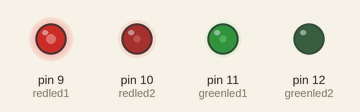
Simulated run of this sketch. Board: Arduino Uno, built with avr-gcc and run on an emulated ATmega328P. Shown: output pins drawn as LEDs (lit = HIGH).

Above: at 0.05 s.
Timing chart, 0 to 3.0 s (numbered marks = the images above):
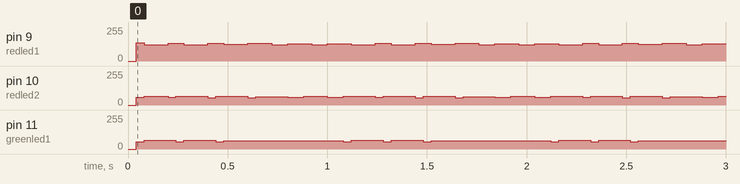

Measured:
- by itself, pin 11 (greenled1): repeats every 1.0 s: 66/255 0.16 s, 56/255 0.04 s, 64/255 0.16 s, 56/255 0.04 s, 62/255 0.60 s, 56/255 0.04 s
- by itself, pin 10 (redled2): repeats every 1.0 s: 66/255 0.12 s, 57/255 0.04 s, 66/255 0.16 s, 55/255 0.04 s, 65/255 0.16 s, 55/255 0.04 s, 63/255 0.16 s, 57/255 0.08 s, 66/255 0.12 s, 59/255 0.08 s
- by itself, pin 9 (redled1): repeats every 1.0 s: 121/255 0.12 s, 132/255 0.08 s, 123/255 0.12 s, 132/255 0.08 s, 125/255 0.12 s, 132/255 0.12 s, 121/255 0.08 s, 130/255 0.12 s, 121/255 0.08 s, 128/255 0.12 s

The sketch:

week6_bonuse3.ino
```cpp
int redled1 = 9, redled2=10, greenled1 = 11, greenled2 = 12, readpin = A0;

void setup() {
  // put your setup code here, to run once:
  pinMode(redled1,OUTPUT);
  pinMode(redled2,OUTPUT);
  pinMode(greenled1,OUTPUT);
  pinMode(greenled2,OUTPUT);
  pinMode(readpin,INPUT);
  Serial.begin(9600);

}

void enableLEDs(int pattern){
  if (0b0001 & pattern) digitalWrite(greenled2,HIGH);
  if (0b0010 & pattern) digitalWrite(greenled1,HIGH);
  if (0b0100 & pattern) digitalWrite(redled2,HIGH);
  if (0b1000 & pattern) digitalWrite(redled1,HIGH);
}

void disableLEDs(int pattern){
  if (0b0001 & ~pattern) digitalWrite(greenled2,LOW);
  if (0b0010 & ~pattern) digitalWrite(greenled1,LOW);
  if (0b0100 & ~pattern) digitalWrite(redled2,LOW);
  if (0b1000 & ~pattern) digitalWrite(redled1,LOW);
}

void setLED(int pattern){
  if(pattern != 0b1000) pattern = pattern << 1;
  if (0b0001 & pattern) enableLEDs(pattern); else disableLEDs(pattern);
  if (0b0010 & pattern) enableLEDs(pattern); else disableLEDs(pattern);
  if (0b0100 & pattern) enableLEDs(pattern); else disableLEDs(pattern);
  if (0b1000 & pattern) enableLEDs(pattern); else disableLEDs(pattern);
  Serial.println();
}

void left(int pattern){
  setLED(pattern);
  setLED(pattern<<1);
  setLED(pattern<<2);
  setLED(pattern<<3);
}

void right(int pattern){
  setLED(pattern);
  setLED(pattern>>1);
  setLED(pattern>>2);
  setLED(pattern>>3);
}

void setLEDs(int pattern){
  if(pattern == 0b0001) left(pattern);
  if(pattern == 0b1000) right(pattern);
}

void loop() {
  // put your main code here, to run repeatedly:

  int a = 0b0001;
  setLEDs(a);
}
```
